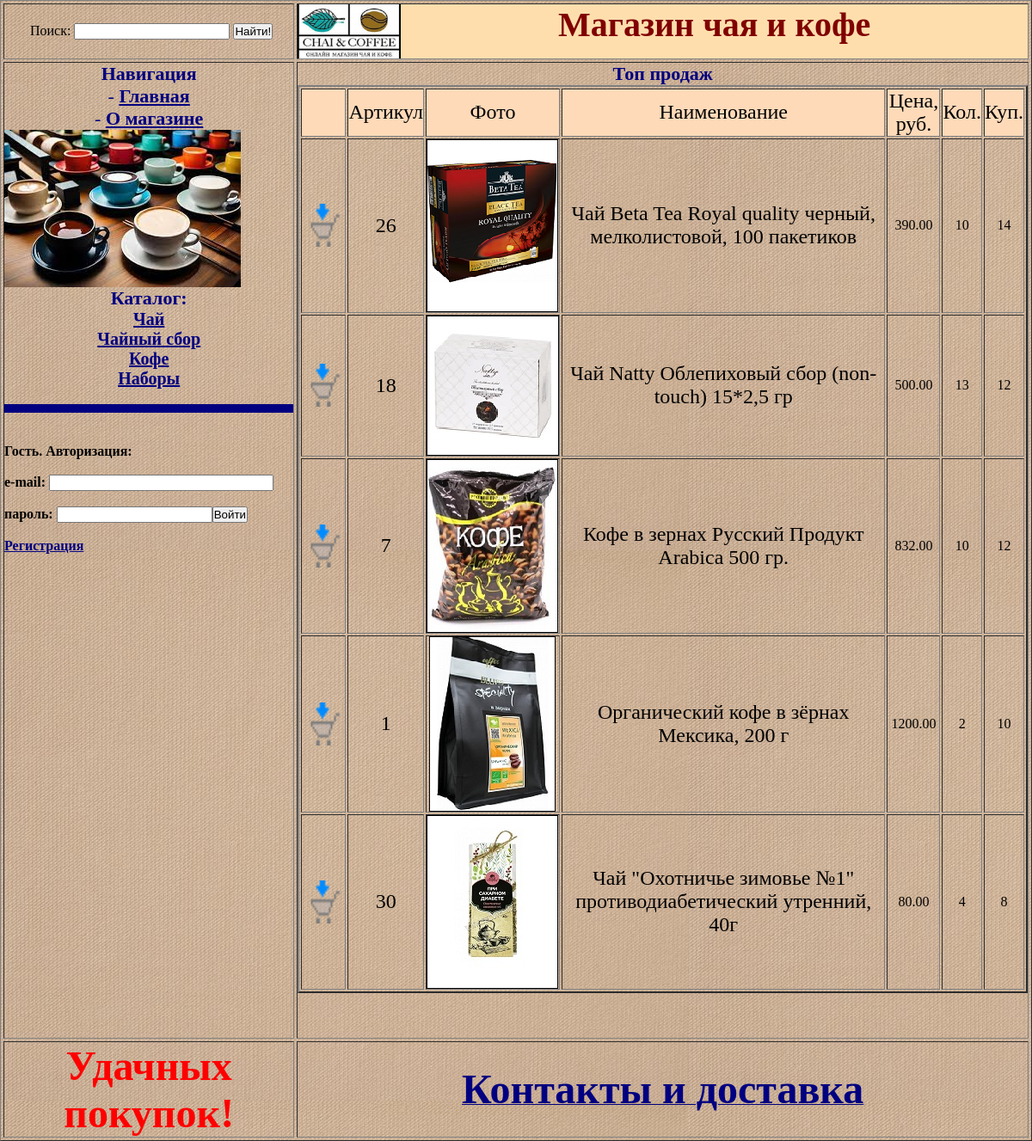
The page / on the database its author committed.
### tables this page shows
CREATE TABLE IF NOT EXISTS `tovar_types` (
  `id_tovar_type` int(11) NOT NULL AUTO_INCREMENT,
  `type` varchar(255) NOT NULL,
  PRIMARY KEY (`id_tovar_type`),
  KEY `id_soft_type` (`id_tovar_type`)
);

CREATE TABLE IF NOT EXISTS `tovar` (
  `artic` int(11) NOT NULL AUTO_INCREMENT,
  `id_tovar_type` int(11) NOT NULL,
  `id_producer` int(11) NOT NULL,
  `name` varchar(255) NOT NULL,
  `price` float(7,2) DEFAULT NULL,
  `amount` int(5) NOT NULL,
  `foto_sm` enum('Y','N') NOT NULL,
  `sold` int(11) NOT NULL,
  PRIMARY KEY (`artic`)
);

### index.php (the view, shortened to what this page needs)
<?php
include("common/func.php");
?>
<html>
<head>
<link rel="stylesheet" type="text/css" href="style.css">
</head>
<body style="body">
<?
include("common/top.php");
if (isset($_GET['search']))
  {
    $vid='search';
    $zag='Результаты поиска:';
    $word= explode(" ",$_GET['search']);
    $good_q = "";
    for ($i=0;$i<count($word);$i++)
      {
        $stemmer = new Lingua_Stem_Ru();
        $good_q.= $stemmer->stem_word($word[$i])."*";
      }
    $sql = "SELECT * FROM `tovar`,`tovar_types` WHERE `tovar_types`.`id_tovar_type`=`tovar`.`id_tovar_type`
	AND MATCH `tovar`.`name` AGAINST ('".$good_q."' IN BOOLEAN MODE)";
  }
else
  {
    $vid='popular';
    $zag='Топ продаж';
    $sql="SELECT * FROM `tovar`,`tovar_types` WHERE  `tovar_types`.`id_tovar_type`=`tovar`.`id_tovar_type` ORDER BY `sold` DESC LIMIT 5";
  }
?>
<strong><?=$zag;?></strong><br />
   <?
    $q = mysqli_query($db, $sql);
 if (mysqli_num_rows($q)>0)
  {
	  echo ' <table width="100%" border="2" cellspacing="2" cellpadding="2">
        <tr>
		 <td width="30" bgcolor=#FFDAB9>&nbsp;</td>
		 <td width="60" align="center" bgcolor=#FFDAB9><font size=5>';
      if ($vid=='catalog') echo  '<a href="http://coffe-tea-shop.ru/?vid=catalog&type='.$_GET['type'].'&sort=artic">Артикул </font></a>';
      else echo 'Артикул</font>' ;
      echo '</td>
          <td width="140" align="center" bgcolor=#FFDAB9><font size=5>Фото</font></td>
          <td align="center" bgcolor=#FFDAB9><font size=5>Наименование</font></td>
          <td width="60" align="center" bgcolor=#FFDAB9><font size=5>';
      if ($vid=='catalog') echo  '<a href="http://coffe-tea-shop.ru/?vid=catalog&type='.$_GET['type'].'&sort=price">Цена, руб.</font></a>';
      else echo 'Цена, руб. </font>';
      echo '</td>
          <td width="40" align="center" bgcolor=#FFDAB9><font size=5>Кол.</font></td>
		  <td width="40" align="center" bgcolor=#FFDAB9><font size=5>Куп.</font></td>
        </tr>';
   while ($row = mysqli_fetch_array($q,MYSQLI_ASSOC))
    {
      echo ' <tr>
          <td width="30" align="center"> ';
      if (isset ($_SESSION['id_client']))  echo '<a href="http://coffe-tea-shop.ru/edit_order.php?oper=add&artic='.$_GET['artic'].$row['artic'].'">';
      else  echo '<a href="http://coffe-tea-shop.ru/reg.php">';
      echo '<img src="img/buy.gif" alt="в корзину" width="50" height="50" border="0"/></a></td>
          <td align="center"><font size=5>'.$row['artic'].'</font></td>
          <td align="center"><img src="img/mag/';
        if($row['foto_sm']=='N') echo 'nofoto';
        else echo $row['artic'];
        echo'.jpg" border="1" /></td>
          <td align="center"><font size=5>'.$row['name'].'</font></td>
          <td align="center">'.$row['price'].'</td>
          <td align="center">'.$row['amount'].'</td>
		  <td align="center">'.$row['sold'].'</td>
        </tr>
      ';
    }
    echo "</table>";
  }
    ?>
	  <p>&nbsp;</p><p>&nbsp;</p>
  </body>
  </html>
<?php include("common/bottom.php");?>

### common/top.php (shortened to what this page needs)
<html>
<head>
<link rel="stylesheet" type="text/css" href="style.css">
</head>
<body>
<table width="100%" height="100%" border="1" cellpadding="5" cellspacing="3">
  <tr>
     <td width="280"><div style="margin-left:30px;"><form method="get" action="http://coffe-tea-shop.ru/">
      Поиск:
      <input name="search" type="text" size="20" maxlength="64" value="<?php if (isset($_GET['search'])) echo $_GET['search'];?>" />
	  <input type="submit" value="Найти!"/></form></div></td>
  <td class="style7" width="280" align="center" bgcolor=#FFDEAD><a href="http://coffe-tea-shop.ru/" title="На главную">
        <img src="img/logo2.jpg" title="Интернет-магазин" alt="Интернет-магазин" align="left" width=120>
	        </a><span>Магазин чая и кофе <br></span></td>
 </tr>
  <tr class="style2">
    <td valign="top">
     <strong>Навигация</strong>
      <table width="100%" border="0" cellspacing="0" cellpadding="2">
        <tr align="center">
          <td class="style5">- <a href="http://coffe-tea-shop.ru/">Главная</a></td>
        </tr>
          <tr align="center">
          <td class="style5">- <a href="http://coffe-tea-shop.ru/about.php">О магазине</a></td>
        </tr>
		<tr>
    <td><marquee behavior="scroll" direction="right"> <img src="img/2.png" /> </marquee></td>
        </tr>
        <tr class="style2" align="center">
          <strong class="style2"><td>Каталог:<br></strong>
            <table width="100%" border="0" cellspacing="0" cellpadding="2">
            <?php
			$sql="SELECT * FROM `tovar_types` WHERE 1";
			$q_types = mysqli_query($db,$sql);
			while ($row_types = mysqli_fetch_array($q_types,MYSQLI_NUM))
							              {
                  echo '
              <tr>
                <td align="center"><font size=5><p><span class="style4"><a href="http://coffe-tea-shop.ru/?vid=catalog&type='.$row_types[0].'">'.$row_types[1].'</a></span></p></font size=5></td>
              </tr>';
                }
			?>
            </table></td>
        </tr>
        <tr>
          <td><br>
		  <hr color=navy size=10>
     <?php
      if (isset ($_SESSION['name_client'])) echo "<br><br>Приветствую, ".$_SESSION['name_client']."! <br><br><br> <a href='http://coffe-tea-shop.ru/reg.php?exit=1'>Выход</a>";
      else
        echo '
		  <form method="get" action="http://coffe-tea-shop.ru/reg.php">
            <br><br> <strong>Гость. Авторизация: </strong>
		    <br><br> <strong>e-mail:  <input name="mail" type="text" size="30" maxlength="50" /> </strong>
			<br><br> <strong>пароль:  <input name="pas" type="password" size="20" maxlength="20" /><input name="enter" type="submit" value="Войти" /> </strong>
			<br><br><a href="http://coffe-tea-shop.ru/reg.php">Регистрация</a>
		    </form>';
      ?>
       </td>
       </tr>
      </table>
    <td valign="top">

### common/bottom.php (shortened to what this page needs)
  <tr>
    <td align="center"><b><font color=red size=16>Удачных покупок!</font></b</td>
    <td align="center"><b><a href=/contacts.php><font color=navy size=12>Контакты и доставка</font><a></b></td>
  </tr>
</body>
</html>

### style.css (style rules this page uses)
body,html { margin:0px; padding:0px; background-attachment: fixed; background: #c7b39b url(fon2.jpg); color: #000; }
A:link { font-weight: bold; color: #000080; }
.style2 { font-size: 22px; text-align:center; color: Navy }
.style4 { font-size: 20px; margin-left:0px; }
.style5 { font-size: 22px; color: Navy; }
.style7 { top: 50px; font-size: 40px; text-align:center; font-family: Georgia, "Times New Roman", Times, serif; color: #800000; }
.style1,.style2,.style3,.style7, .style3u { font-weight: bold }

### rows shown on the page
tovar_types: type "Чай"
tovar_types: type "Чайный сбор"
tovar_types: type "Кофе"
tovar_types: type "Наборы"
tovar: artic "26", shows a picture, name "Чай Beta Tea Royal quality черный, мелколистовой, 100 пакетиков", price "390.00", amount "10", sold "14"
tovar: artic "18", shows a picture, name "Чай Natty Облепиховый сбор (non-touch) 15*2,5 гр", price "500.00", amount "13", sold "12"
tovar: artic "7", shows a picture, name "Кофе в зернах Русский Продукт Arabica 500 гр.", price "832.00", amount "10", sold "12"
tovar: artic "1", shows a picture, name "Органический кофе в зёрнах Мексика, 200 г", price "1200.00", amount "2", sold "10"
tovar: artic "30", shows a picture, name "Чай \"Охотничье зимовье №1\" противодиабетический утренний, 40г", price "80.00", amount "4", sold "8"

### other values the page prints
$zag "Топ продаж"
